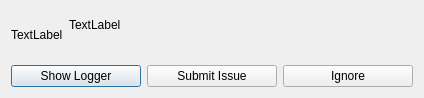
<?xml version="1.0" encoding="UTF-8"?>
<ui version="4.0">
 <class>uiPythonErrorMBOX</class>
 <widget class="QDialog" name="uiPythonErrorMBOX">
  <property name="geometry">
   <rect>
    <x>0</x>
    <y>0</y>
    <width>424</width>
    <height>98</height>
   </rect>
  </property>
  <property name="windowTitle">
   <string>Dialog</string>
  </property>
  <layout class="QGridLayout" name="gridLayout">
   <item row="0" column="0">
    <layout class="QHBoxLayout" name="horizontalLayout_2">
     <item>
      <widget class="QLabel" name="iconLabel">
       <property name="text">
        <string>TextLabel</string>
       </property>
      </widget>
     </item>
     <item>
      <layout class="QVBoxLayout" name="verticalLayout">
       <item>
        <widget class="QLabel" name="errorLabel">
         <property name="text">
          <string>TextLabel</string>
         </property>
        </widget>
       </item>
       <item>
        <spacer name="horizontalSpacer">
         <property name="orientation">
          <enum>Qt::Horizontal</enum>
         </property>
         <property name="sizeHint" stdset="0">
          <size>
           <width>40</width>
           <height>20</height>
          </size>
         </property>
        </spacer>
       </item>
      </layout>
     </item>
    </layout>
   </item>
   <item row="1" column="0">
    <layout class="QHBoxLayout" name="horizontalLayout">
     <item>
      <widget class="QPushButton" name="loggerButton">
       <property name="text">
        <string>Show Logger</string>
       </property>
      </widget>
     </item>
     <item>
      <widget class="QPushButton" name="requestButton">
       <property name="text">
        <string>Submit Issue</string>
       </property>
      </widget>
     </item>
     <item>
      <widget class="QPushButton" name="ignoreButton">
       <property name="text">
        <string>Ignore</string>
       </property>
      </widget>
     </item>
    </layout>
   </item>
  </layout>
 </widget>
 <resources/>
 <connections/>
</ui>
